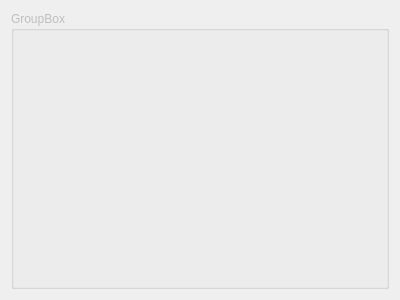
<?xml version="1.0" encoding="UTF-8"?>
<ui version="4.0">
 <class>Form</class>
 <widget class="QWidget" name="Form">
  <property name="enabled">
   <bool>false</bool>
  </property>
  <property name="geometry">
   <rect>
    <x>0</x>
    <y>0</y>
    <width>400</width>
    <height>300</height>
   </rect>
  </property>
  <property name="windowTitle">
   <string>Form</string>
  </property>
  <layout class="QVBoxLayout" name="verticalLayout">
   <item>
    <widget class="QGroupBox" name="groupBox_PartitionTrack">
     <property name="title">
      <string>GroupBox</string>
     </property>
    </widget>
   </item>
  </layout>
 </widget>
 <resources/>
 <connections/>
</ui>
